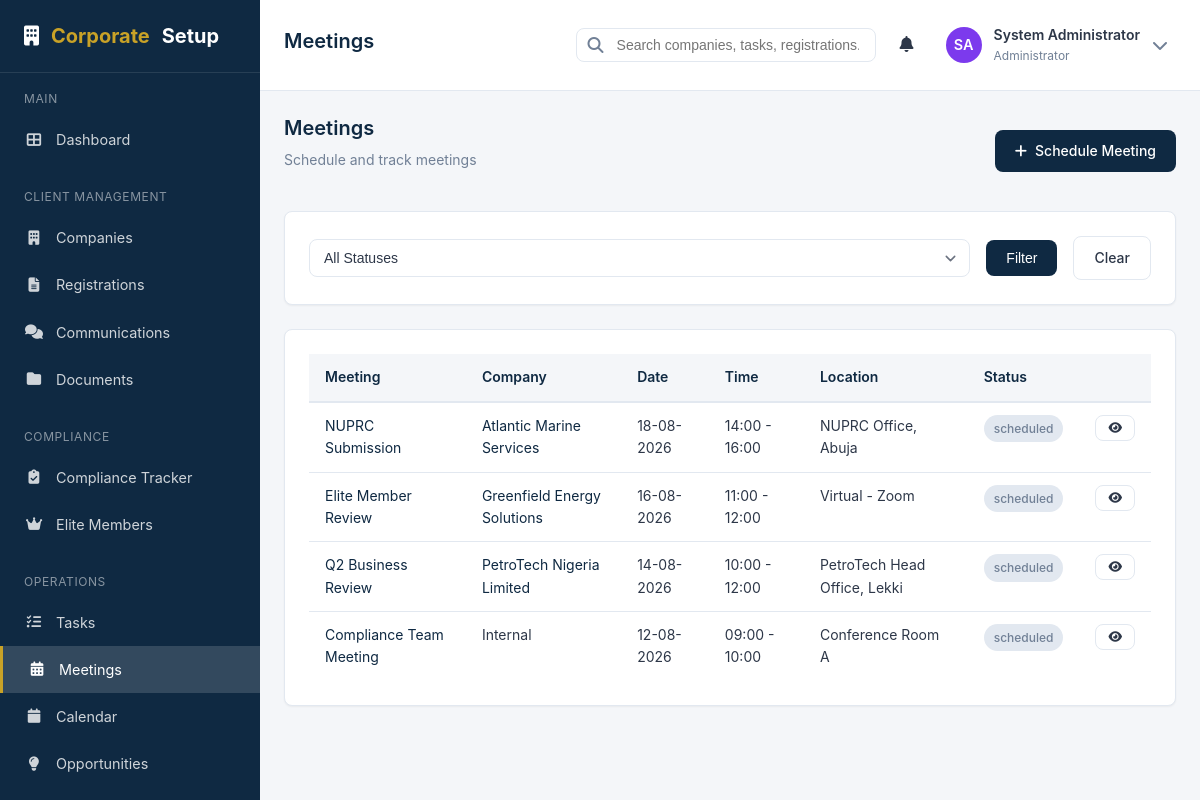
The page /meetings.php (signed in) on the database its author committed.
### tables this page shows
CREATE TABLE IF NOT EXISTS `users` (
    `id` INT AUTO_INCREMENT PRIMARY KEY,
    `employee_id` VARCHAR(20) UNIQUE,
    `name` VARCHAR(100) NOT NULL,
    `email` VARCHAR(100) NOT NULL UNIQUE,
    `password` VARCHAR(255) NOT NULL,
    `phone` VARCHAR(20),
    `avatar` VARCHAR(255),
    `role_id` INT NOT NULL,
    `department_id` INT,
    `position` VARCHAR(100),
    `status` ENUM('active', 'inactive', 'suspended') DEFAULT 'active',
    `login_attempts` INT DEFAULT 0,
    `locked_until` DATETIME NULL,
    `last_login` DATETIME,
    `email_verified` TINYINT(1) DEFAULT 0,
    `must_change_password` TINYINT(1) DEFAULT 0,
    `created_at` TIMESTAMP DEFAULT CURRENT_TIMESTAMP,
    `updated_at` TIMESTAMP DEFAULT CURRENT_TIMESTAMP ON UPDATE CURRENT_TIMESTAMP,
    FOREIGN KEY (`role_id`) REFERENCES `roles`(`id`) ON DELETE NO ACTION,
    FOREIGN KEY (`department_id`) REFERENCES `departments`(`id`) ON DELETE SET NULL
);

CREATE TABLE IF NOT EXISTS `meetings` (
    `id` INT AUTO_INCREMENT PRIMARY KEY,
    `title` VARCHAR(200) NOT NULL,
    `meeting_type` ENUM('internal', 'client', 'regulator', 'vendor', 'other') DEFAULT 'internal',
    `company_id` INT,
    `organizer_id` INT NOT NULL,
    `location` VARCHAR(255),
    `meeting_date` DATE NOT NULL,
    `start_time` TIME NOT NULL,
    `end_time` TIME,
    `agenda` TEXT,
    `minutes` TEXT,
    `action_items` TEXT,
    `status` ENUM('scheduled', 'completed', 'cancelled', 'rescheduled') DEFAULT 'scheduled',
    `meeting_link` VARCHAR(255),
    `notes` TEXT,
    `created_at` TIMESTAMP DEFAULT CURRENT_TIMESTAMP,
    `updated_at` TIMESTAMP DEFAULT CURRENT_TIMESTAMP ON UPDATE CURRENT_TIMESTAMP,
    FOREIGN KEY (`company_id`) REFERENCES `companies`(`id`) ON DELETE SET NULL,
    FOREIGN KEY (`organizer_id`) REFERENCES `users`(`id`) ON DELETE NO ACTION,
    INDEX `idx_meeting_date` (`meeting_date`),
    INDEX `idx_meeting_status` (`status`)
);

CREATE TABLE IF NOT EXISTS `companies` (
    `id` INT AUTO_INCREMENT PRIMARY KEY,
    `company_name` VARCHAR(200) NOT NULL,
    `rc_number` VARCHAR(50),
    `industry_id` INT,
    `address` TEXT,
    `city` VARCHAR(100),
    `state` VARCHAR(100),
    `country_id` INT,
    `website` VARCHAR(255),
    `phone` VARCHAR(50),
    `email` VARCHAR(100),
    `contact_person` VARCHAR(100),
    `contact_position` VARCHAR(100),
    `contact_phone` VARCHAR(20),
    `contact_email` VARCHAR(100),
    `status` ENUM('prospect', 'active', 'inactive', 'churned') DEFAULT 'prospect',
    `subscription_status` ENUM('free', 'basic', 'premium', 'elite') DEFAULT 'free',
    `subscription_start_date` DATE,
    `subscription_end_date` DATE,
    `assigned_staff_id` INT,
    `client_since` DATE,
    `notes` TEXT,
    `is_elite` TINYINT(1) DEFAULT 0,
    `created_by` INT,
    `created_at` TIMESTAMP DEFAULT CURRENT_TIMESTAMP,
    `updated_at` TIMESTAMP DEFAULT CURRENT_TIMESTAMP ON UPDATE CURRENT_TIMESTAMP,
    FOREIGN KEY (`industry_id`) REFERENCES `industries`(`id`) ON DELETE SET NULL,
    FOREIGN KEY (`country_id`) REFERENCES `countries`(`id`) ON DELETE SET NULL,
    FOREIGN KEY (`assigned_staff_id`) REFERENCES `users`(`id`) ON DELETE SET NULL,
    FOREIGN KEY (`created_by`) REFERENCES `users`(`id`) ON DELETE SET NULL,
    INDEX `idx_company_status` (`status`),
    INDEX `idx_company_subscription` (`subscription_status`),
    INDEX `idx_company_assigned` (`assigned_staff_id`)
);

### views/meetings/index.php (the view, shortened to what the rows shown need)
<?php if ($action === 'add' || ($action === 'edit' && $meeting)): ?>
    <div class="page-header">
        <div>
            <h1 class="page-title"><?= $action === 'add' ? 'Schedule Meeting' : 'Edit Meeting' ?></h1>
            <p class="page-subtitle"><a href="meetings.php">Meetings</a> &rsaquo; <?= $action === 'add' ? 'New' : sanitize($meeting['title']) ?></p>
        </div>
        <div class="btn-group">
            <a href="meetings.php" class="btn btn-outline">Cancel</a>
            <button type="submit" form="meetingForm" class="btn btn-primary"><i class="fas fa-save"></i> Save Meeting</button>
        </div>
    </div>
    <form id="meetingForm" method="POST">
        <?= csrf_field() ?>
        <input type="hidden" name="action" value="save">
        <?php if (!empty($meeting['id'])): ?>
            <input type="hidden" name="id" value="<?= $meeting['id'] ?>">
        <?php endif; ?>
        <div class="card">
            <div class="card-body">
                <div class="form-group">
                    <label class="form-label required" for="title">Title</label>
                    <input type="text" id="title" name="title" class="form-control" value="<?= sanitize($meeting['title'] ?? '') ?>" required>
                </div>
                <div class="form-row">
                    <div class="form-group">
                        <label class="form-label" for="meeting_type">Type</label>
                        <select id="meeting_type" name="meeting_type" class="form-control">
                            <option value="internal" <?= ($meeting['meeting_type'] ?? 'internal') === 'internal' ? 'selected' : '' ?>>Internal</option>
                            <option value="client" <?= ($meeting['meeting_type'] ?? '') === 'client' ? 'selected' : '' ?>>Client</option>
                            <option value="regulator" <?= ($meeting['meeting_type'] ?? '') === 'regulator' ? 'selected' : '' ?>>Regulator</option>
                            <option value="vendor" <?= ($meeting['meeting_type'] ?? '') === 'vendor' ? 'selected' : '' ?>>Vendor</option>
                            <option value="other" <?= ($meeting['meeting_type'] ?? '') === 'other' ? 'selected' : '' ?>>Other</option>
                        </select>
                    </div>
                    <div class="form-group">
                        <label class="form-label" for="company_id">Company</label>
                        <select id="company_id" name="company_id" class="form-control">
                            <option value="">Internal / No Company</option>
                            <?php foreach ($companies as $c): ?>
                                <option value="<?= $c['id'] ?>" <?= ($meeting['company_id'] ?? 0) == $c['id'] ? 'selected' : '' ?>><?= sanitize($c['company_name']) ?></option>
                            <?php endforeach; ?>
                        </select>
                    </div>
                </div>
                <div class="form-row">
                    <div class="form-group">
                        <label class="form-label required" for="meeting_date">Date</label>
                        <input type="date" id="meeting_date" name="meeting_date" class="form-control" value="<?= $meeting['meeting_date'] ?? '' ?>" required>
                    </div>
                    <div class="form-group">
                        <label class="form-label required" for="start_time">Start Time</label>
                        <input type="time" id="start_time" name="start_time" class="form-control" value="<?= isset($meeting['start_time']) ? substr($meeting['start_time'], 0, 5) : '' ?>" required>
                    </div>
                    <div class="form-group">
                        <label class="form-label" for="end_time">End Time</label>
                        <input type="time" id="end_time" name="end_time" class="form-control" value="<?= isset($meeting['end_time']) ? substr($meeting['end_time'], 0, 5) : '' ?>">
                    </div>
                </div>
                <div class="form-row">
                    <div class="form-group">
                        <label class="form-label" for="location">Location</label>
                        <input type="text" id="location" name="location" class="form-control" value="<?= sanitize($meeting['location'] ?? '') ?>">
                    </div>
                    <div class="form-group">
                        <label class="form-label" for="status">Status</label>
                        <select id="status" name="status" class="form-control">
                            <option value="scheduled" <?= ($meeting['status'] ?? 'scheduled') === 'scheduled' ? 'selected' : '' ?>>Scheduled</option>
                            <option value="completed" <?= ($meeting['status'] ?? '') === 'completed' ? 'selected' : '' ?>>Completed</option>
                            <option value="cancelled" <?= ($meeting['status'] ?? '') === 'cancelled' ? 'selected' : '' ?>>Cancelled</option>
                            <option value="rescheduled" <?= ($meeting['status'] ?? '') === 'rescheduled' ? 'selected' : '' ?>>Rescheduled</option>
                        </select>
                    </div>
                </div>
                <div class="form-group">
                    <label class="form-label" for="agenda">Agenda</label>
                    <textarea id="agenda" name="agenda" class="form-control" rows="3"><?= sanitize($meeting['agenda'] ?? '') ?></textarea>
                </div>
                <div class="form-group">
                    <label class="form-label" for="notes">Notes</label>
                    <textarea id="notes" name="notes" class="form-control" rows="3"><?= sanitize($meeting['notes'] ?? '') ?></textarea>
                </div>
            </div>
        </div>
    </form>
<?php else: ?>
    <div class="page-header">
        <div>
            <h1 class="page-title">Meetings</h1>
        </div>
    </div>
    <div class="card">
        <div class="card-body p-0">
            <div class="table-container">
                <table class="table">
                    <thead>
                        <tr><th>Meeting</th><th>Company</th><th>Date</th><th>Time</th><th>Location</th><th>Status</th><th></th></tr>
                    </thead>
                    <tbody>
                        <?php if (empty($meetings)): ?>
                            <tr><td colspan="7"><div class="empty-state"><i class="fas fa-calendar-alt"></i><h3>No meetings</h3></div></td></tr>
                        <?php else: ?>
                            <?php foreach ($meetings as $m): ?>
                                <tr>
                                    <td><a href="meetings.php?action=view&id=<?= $m['id'] ?>"><?= sanitize($m['title']) ?></a></td>
                                    <td><?= $m['company_name'] ? '<a href="companies.php?action=view&id=' . $m['company_id'] . '">' . sanitize($m['company_name']) . '</a>' : 'Internal' ?></td>
                                    <td><?= formatDate($m['meeting_date']) ?></td>
                                    <td><?= substr($m['start_time'], 0, 5) ?><?= $m['end_time'] ? ' - ' . substr($m['end_time'], 0, 5) : '' ?></td>
                                    <td><?= sanitize($m['location']) ?: '-' ?></td>
                                    <td><?= getStatusBadge($m['status']) ?></td>
                                    <td><a href="meetings.php?action=view&id=<?= $m['id'] ?>" class="btn btn-sm btn-outline"><i class="fas fa-eye"></i></a></td>
                                </tr>
                            <?php endforeach; ?>
                        <?php endif; ?>
                    </tbody>
                </table>
            </div>
        </div>
    </div>
<?php endif; ?>

### includes/functions.php (shortened to what the rows shown need)
<?php
function sanitize($input) {
    return htmlspecialchars(trim($input), ENT_QUOTES, 'UTF-8');
}
function paginate($totalRecords, $currentPage, $perPage = 20) {
    $totalPages = ceil($totalRecords / $perPage);
    $currentPage = max(1, min($currentPage, $totalPages));
    $offset = ($currentPage - 1) * $perPage;
    return [
        'total_records' => $totalRecords,
        'total_pages' => $totalPages,
        'current_page' => $currentPage,
        'per_page' => $perPage,
        'offset' => $offset,
        'has_prev' => $currentPage > 1,
        'has_next' => $currentPage < $totalPages
    ];
}
function formatDate($date, $format = DATE_FORMAT) {
    return date($format, strtotime($date));
}
function getStatusBadge($status) {
    $badges = [
        'active' => '<span class="badge badge-success">Active</span>',
        'inactive' => '<span class="badge badge-secondary">Inactive</span>',
        'pending' => '<span class="badge badge-warning">Pending</span>',
        'completed' => '<span class="badge badge-success">Completed</span>',
        'expired' => '<span class="badge badge-danger">Expired</span>',
        'submitted' => '<span class="badge badge-info">Submitted</span>',
        'approved' => '<span class="badge badge-success">Approved</span>',
        'rejected' => '<span class="badge badge-danger">Rejected</span>',
        'awaiting_client' => '<span class="badge badge-warning">Awaiting Client</span>',
        'awaiting_regulator' => '<span class="badge badge-info">Awaiting Regulator</span>',
        'new' => '<span class="badge badge-primary">New</span>',
        'in_progress' => '<span class="badge badge-info">In Progress</span>',
        'overdue' => '<span class="badge badge-danger">Overdue</span>',
    ];
    $status = strtolower(str_replace(' ', '_', $status));
    return $badges[$status] ?? '<span class="badge badge-secondary">' . sanitize($status) . '</span>';
}
function getCurrentUser() {
    return [
        'id' => $_SESSION['user_id'],
        'name' => $_SESSION['user_name'],
        'email' => $_SESSION['user_email'],
        'role' => $_SESSION['user_role'],
        'department' => $_SESSION['user_department'],
        'avatar' => $_SESSION['user_avatar'] ?? null
    ];
}

### views/layouts/app.php (shortened to what the rows shown need)
<?php
$user = getCurrentUser();
?>
<!DOCTYPE html>
<html lang="en">
<head>
    <link rel="stylesheet" href="assets/css/style.css">
    <link rel="stylesheet" href="https://cdnjs.cloudflare.com/ajax/libs/font-awesome/6.4.0/css/all.min.css">
</head>
<body>
    <div class="app-wrapper">
        <main class="main-content">
            <header class="header">
                <div class="header-left">
                    <?= $pageTitle ? '<h1 class="page-title">' . sanitize($pageTitle) . '</h1>' : '' ?>
                </div>
                <div class="header-right">
                    <div class="dropdown">
                        <div class="user-menu" id="userMenuTrigger">
                            <?= generateAvatar($user['name'], 36) ?>
                            <div class="user-info">
                                <div class="user-name"><?= sanitize($user['name']) ?></div>
                                <div class="user-role"><?= sanitize($user['role']) ?></div>
                            </div>
                            <i class="fas fa-chevron-down" style="color: var(--dark-grey);"></i>
                        </div>
                    </div>
                </div>
            </header>
            <div class="page-content">
                <?= $content ?? '' ?>
            </div>
        </main>
    </div>
</body>
</html>

### helpers/formatters.php (shortened to what the rows shown need)
<?php
function getInitials($name) {
    $words = explode(' ', trim($name));
    $initials = '';
    foreach ($words as $word) {
        if (!empty($word)) {
            $initials .= strtoupper(substr($word, 0, 1));
        }
        if (strlen($initials) >= 2) break;
    }
    return $initials ?: 'NA';
}
function getAvatarColor($name) {
    $colors = [
        '#2563eb', '#059669', '#d97706', '#dc2626',
        '#7c3aed', '#0891b2', '#c2410c', '#be185d'
    ];
    $hash = 0;
    for ($i = 0; $i < strlen($name); $i++) {
        $hash = ord($name[$i]) + (($hash << 5) - $hash);
    }
    return $colors[abs($hash) % count($colors)];
}
function generateAvatar($name, $size = 40) {
    $initials = getInitials($name);
    $color = getAvatarColor($name);
    return '<div class="avatar" style="width:' . $size . 'px;height:' . $size . 'px;background-color:' . $color . ';font-size:' . ($size * 0.4) . 'px;">' . $initials . '</div>';
}

### rows shown on the page
users: name "SA", name "System Administrator"
meetings: title "NUPRC Submission", company.company_name "Atlantic Marine Services", meeting_date "18-08-2026", start_time "14:00", end_time "16:00", location "NUPRC Office, Abuja", status "scheduled"
meetings: title "Elite Member Review", company.company_name "Greenfield Energy Solutions", meeting_date "16-08-2026", start_time "11:00", end_time "12:00", location "Virtual - Zoom", status "scheduled"
meetings: title "Q2 Business Review", company.company_name "PetroTech Nigeria Limited", meeting_date "14-08-2026", start_time "10:00", end_time "12:00", location "PetroTech Head Office, Lekki", status "scheduled"
meetings: title "Compliance Team Meeting", shows "Internal", meeting_date "12-08-2026", start_time "09:00", end_time "10:00", location "Conference Room A", status "scheduled"

### other values the page prints
$pageTitle "Meetings"
$user['role'] "Administrator"
